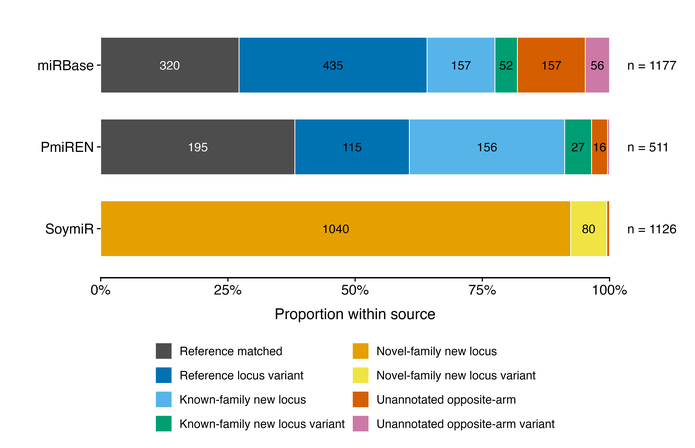
#> input picture 05_Figures/results/intermediate_figures/misc/miRNA_annotation_source_annotation_category_100pct_bar.png, 695 x 448 px, shrunk from 5400 x 3480 before the run
$ python compose_figure2_annotation_and_confidence.py
#> lines starting #> are read from the running program, lines starting #| are printed output that depends on the picture; after the words box and inside, x2 and y2 are one past the last pixel; in counts of white or black regions, pixels touching at a corner belong together
#!/usr/bin/env python3
"""Compose final Figure 2 from annotation-category and confidence panels."""

from pathlib import Path
import os
import subprocess

from PIL import Image, ImageChops
import numpy as np


SCRIPT_DIR = Path(__file__).resolve().parent
FIGURE_MODULE = SCRIPT_DIR.parents[1]

PANEL_A_SCRIPT = FIGURE_MODULE / "scripts/Figure2/plot_figure2_from_supplementary_tables.py"
PANEL_A = FIGURE_MODULE / "results/intermediate_figures/misc/miRNA_annotation_source_annotation_category_100pct_bar.png"
PANEL_B_SCRIPT = FIGURE_MODULE / "scripts/Figure2/plot_status_star_distribution.py"
PANEL_B = FIGURE_MODULE / "results/intermediate_figures/misc/status_star_distribution.png"
OUTPUT = FIGURE_MODULE / "results/final_figures/Figure_2.png"

def white_background(image: Image.Image) -> Image.Image:
    image = image.convert("RGBA")
    background = Image.new("RGBA", image.size, "white")
    background.alpha_composite(image)
    return background.convert("RGB")


def resize_to_width(image: Image.Image, width: int) -> Image.Image:
    if image.width == width:
        return image
    height = round(image.height * width / image.width)
    return image.resize((width, height), Image.Resampling.LANCZOS)


def trim_white_border(image: Image.Image, padding: int = 55) -> Image.Image:
    """Trim outer white margins while preserving a small padding."""
    image = image.convert("RGB")
    diff = ImageChops.difference(image, Image.new("RGB", image.size, "white"))
    bbox = diff.getbbox()
    if bbox is None:
        return image
    left = max(bbox[0] - padding, 0)
    top = max(bbox[1] - padding, 0)
    right = min(bbox[2] + padding, image.width)
    bottom = min(bbox[3] + padding, image.height)
    return image.crop((left, top, right, bottom))


def detect_x_axis_range(image: Image.Image) -> tuple[int, int]:
    """Return x-start and x-end for the longest dark horizontal axis line."""
    arr = np.asarray(image.convert("RGB"))
    dark = (arr[:, :, 0] < 45) & (arr[:, :, 1] < 45) & (arr[:, :, 2] < 45)
    best = (0, image.width - 1, 0)
    for y in range(dark.shape[0]):
        xs = np.where(dark[y])[0]
        if len(xs) < image.width * 0.15:
            continue
        span = int(xs.max() - xs.min())
        if span > best[2]:
            best = (int(xs.min()), int(xs.max()), span)
    return best[0], best[1]


def align_panel_x_axis(panel: Image.Image, target_width: int, target_axis: tuple[int, int]) -> Image.Image:
    """Scale and place a panel so its x-axis endpoints match target_axis."""
    source_axis = detect_x_axis_range(panel)
    source_span = max(source_axis[1] - source_axis[0], 1)
    target_span = max(target_axis[1] - target_axis[0], 1)
    scale = target_span / source_span
    scaled_w = round(panel.width * scale)
    scaled_h = round(panel.height * scale)
    scaled = panel.resize((scaled_w, scaled_h), Image.Resampling.LANCZOS)
    offset_x = round(target_axis[0] - source_axis[0] * scale)
    out = Image.new("RGB", (target_width, scaled_h), "white")
    out.paste(scaled, (offset_x, 0))
    return out


def main() -> None:
    env = os.environ.copy()
    env.setdefault("MPLCONFIGDIR", str(FIGURE_MODULE / ".matplotlib_cache"))
    Path(env["MPLCONFIGDIR"]).mkdir(parents=True, exist_ok=True)

    # Sync Panel B data with latest annotation workflow before plotting
    UPDATE_SCRIPT = FIGURE_MODULE / "scripts/Figure2/update_confidence_star_data.py"
    subprocess.run(["python3", str(UPDATE_SCRIPT)], check=True, env=env)
#> (this line was passed over: subprocess is not available in this run)
    subprocess.run(["python3", str(PANEL_A_SCRIPT)], check=True, env=env)
#> (this line was passed over: subprocess is not available in this run)
    subprocess.run(["python3", str(PANEL_B_SCRIPT)], check=True, env=env)
#> (this line was passed over: subprocess is not available in this run)

    panel_a = trim_white_border(white_background(Image.open(PANEL_A)))
#> in white_background, `background = Image.new("RGBA", image.size, "white")`: background: PIL image 695x448 RGBA; every value is 255
#> in white_background, returned value is the input picture: PIL image 695x448 RGB; mean R, G, B 213.9, 216.8, 206.5
#> in trim_white_border, `diff = ImageChops.difference(image, Image.new("RGB", image.size, "whit..`:
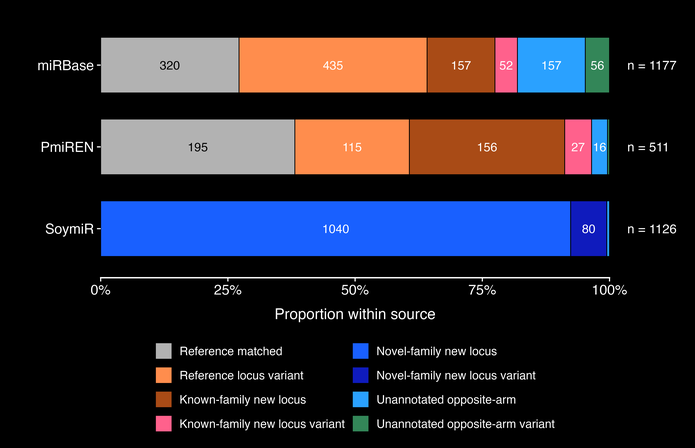
#> diff: PIL image 695x448 RGB; mean R, G, B 41.1, 38.2, 48.5
#> in trim_white_border, `bbox = diff.getbbox()`: bbox = (36, 35, 679, 434)
#> in trim_white_border, `left = max(bbox[0] - padding, 0)`: left = 0
#> in trim_white_border, `right = min(bbox[2] + padding, image.width)`: right = 695
#> in trim_white_border, `bottom = min(bbox[3] + padding, image.height)`: bottom = 448
    panel_b = trim_white_border(white_background(Image.open(PANEL_B)))
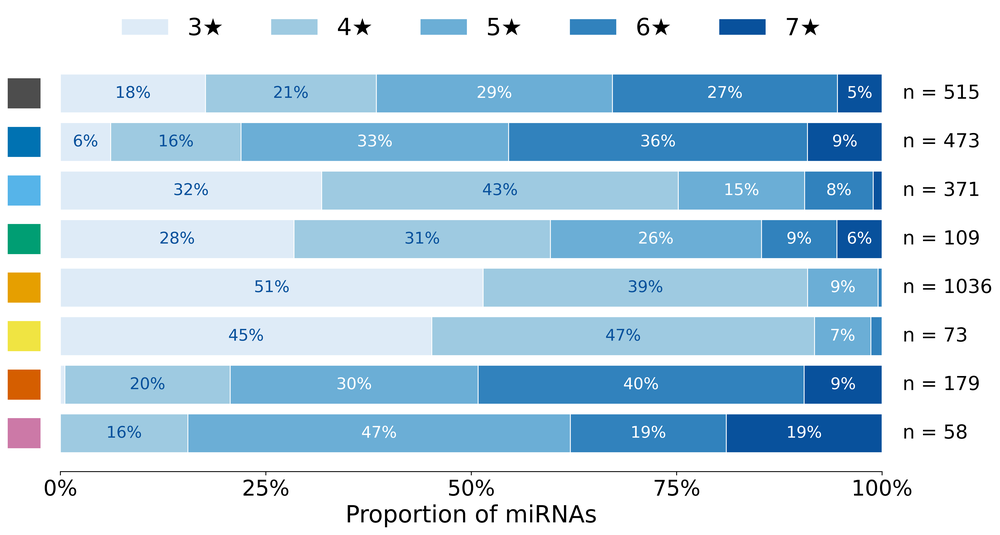
#> input picture 05_Figures/results/intermediate_figures/misc/status_star_distribution.png, 1000 x 535 px, shrunk from 7773 x 4156 before the run
#> in white_background, image is the input picture: PIL image 1000x535 RGBA; mean R, G, B, A 192.2, 216.2, 231.8, 255
#> in white_background (call 2), `background = Image.new("RGBA", image.size, "white")`: background: PIL image 1000x535 RGBA; every value is 255
#> call 2 of trim_white_border, with padding = 55
#> in trim_white_border (call 2), `diff = ImageChops.difference(image, Image.new("RGB", image.size, "whit..`:
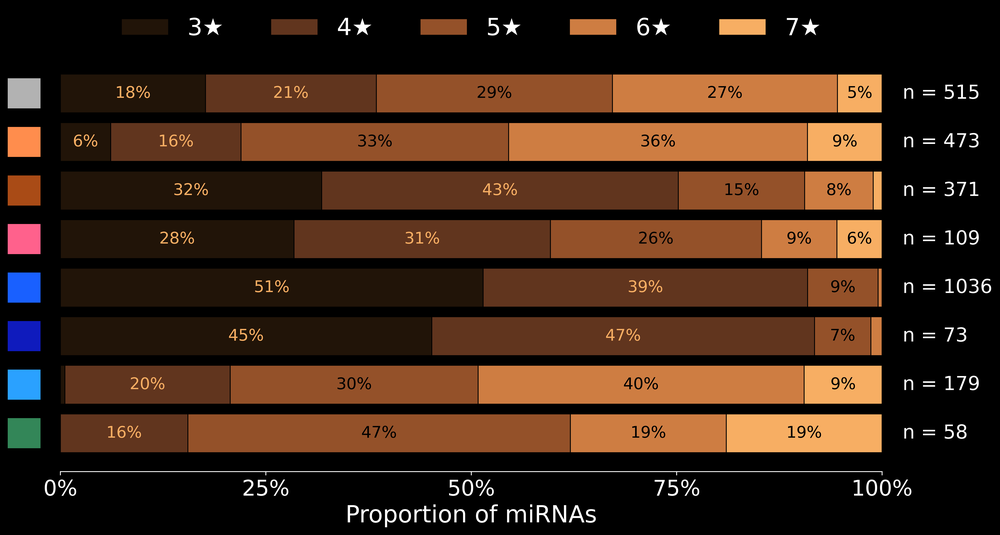
#> diff: PIL image 1000x535 RGB; mean R, G, B 62.8, 38.8, 23.2
#> in trim_white_border (call 2), `bbox = diff.getbbox()`: bbox = (5, 15, 994, 530)
#> in trim_white_border (call 2), `right = min(bbox[2] + padding, image.width)`: right = 1000
#> in trim_white_border (call 2), `bottom = min(bbox[3] + padding, image.height)`: bottom = 535
    panel_b = align_panel_x_axis(panel_b, panel_a.width, detect_x_axis_range(panel_a))
#> in detect_x_axis_range, `dark = (arr[:, :, 0] < 45) & (arr[:, :, 1] < 45) & (arr[:, :, 2] < 45)`:
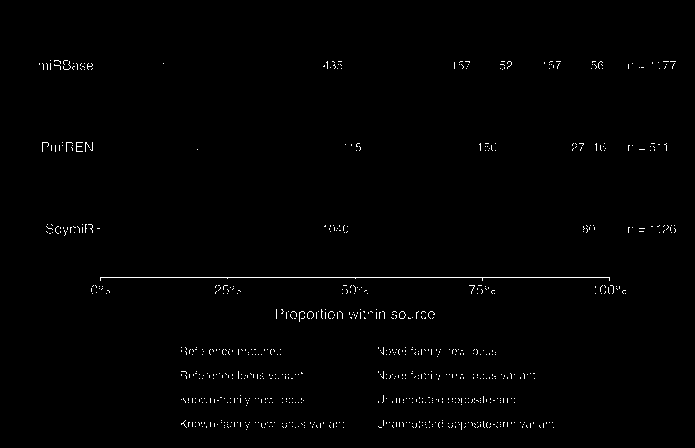
#> dark: shape (448, 695) bool; 0.83% white in thin lines or dots, all inside (x1, y1, x2, y2) = (39, 60, 676, 430)
#> the loop in detect_x_axis_range, `for y in range(dark.shape[0]):` made 448 passes
#> (span, best) on pass 278: (509, (100, 609, 509))
#> in detect_x_axis_range (call 2), `dark = (arr[:, :, 0] < 45) & (arr[:, :, 1] < 45) & (arr[:, :, 2] < 45)`:
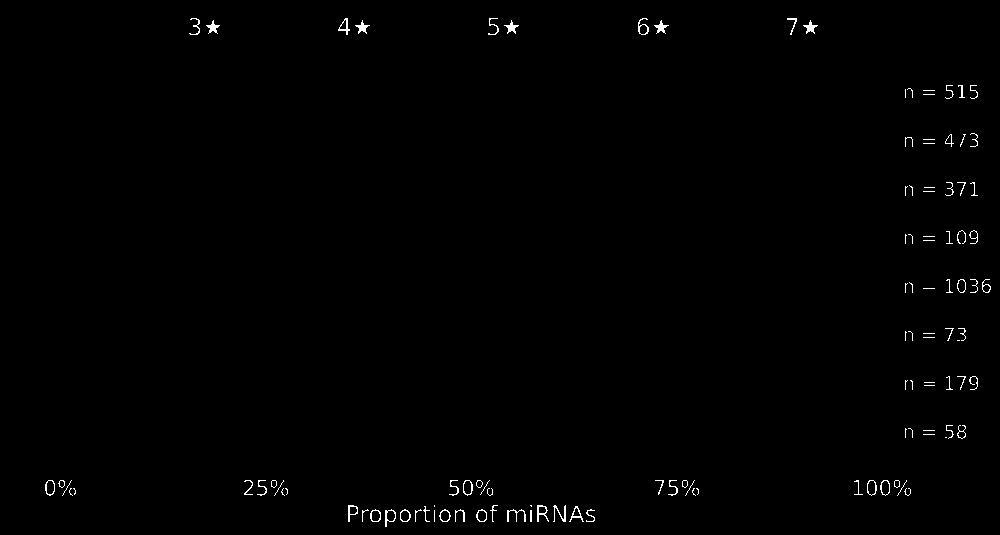
#> dark: shape (535, 1000) bool; 0.62% white in thin lines or dots
#> in align_panel_x_axis, `source_axis = detect_x_axis_range(panel)`: source_axis = (0, 999)
#> in align_panel_x_axis, `source_span = max(source_axis[1] - source_axis[0], 1)`: source_span = 999
#> in align_panel_x_axis, `target_span = max(target_axis[1] - target_axis[0], 1)`: target_span = 509
#> in align_panel_x_axis, `scale = target_span / source_span`: scale = 0.51
#> in align_panel_x_axis, `scaled_w = round(panel.width * scale)`: scaled_w = 510
#> in align_panel_x_axis, `scaled_h = round(panel.height * scale)`: scaled_h = 273
#> in align_panel_x_axis, `offset_x = round(target_axis[0] - source_axis[0] * scale)`: offset_x = 100
#> in align_panel_x_axis, `out = Image.new("RGB", (target_width, scaled_h), "white")`: out: PIL image 695x273 RGB; every value is 255
#> in align_panel_x_axis, `out.paste(scaled, (offset_x, 0))`:
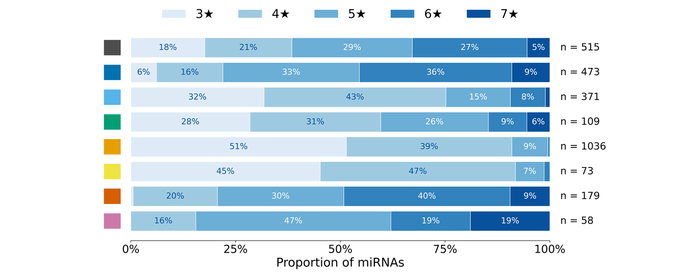
#> out: PIL image 695x273 RGB; mean R, G, B 208.6, 226.3, 237.8

    margin_x = 180
    margin_top = 80
    panel_gap = 80
    margin_bottom = 100
    canvas_w = panel_a.width + margin_x * 2
#> canvas_w = 1055
    canvas_h = margin_top + panel_a.height + panel_gap + panel_b.height + margin_bottom
#> canvas_h = 981

    canvas = Image.new("RGB", (canvas_w, canvas_h), "white")
#> canvas: PIL image 1055x981 RGB; every value is 255

    x0 = margin_x
    y_a = margin_top
    y_b = y_a + panel_a.height + panel_gap
#> y_b = 608

    canvas.paste(panel_a, (x0, y_a))
    canvas.paste(panel_b, (x0, y_b))
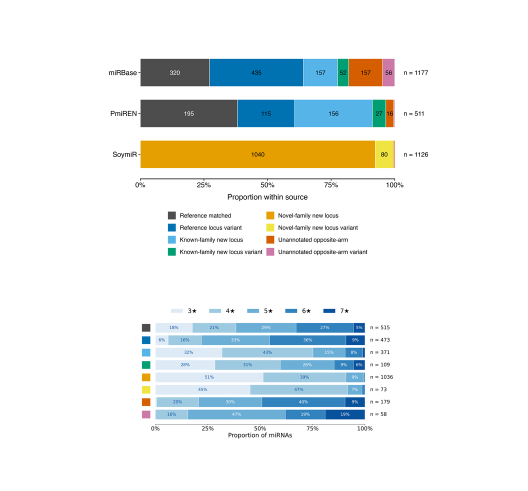
#> canvas: PIL image 1055x981 RGB (shown at 1/2 size); mean R, G, B 234.1, 238.3, 237.2

    OUTPUT.parent.mkdir(parents=True, exist_ok=True)
    canvas.save(OUTPUT, dpi=(600, 600))
    print(f"Saved: {OUTPUT}")


if __name__ == "__main__":
    main()
